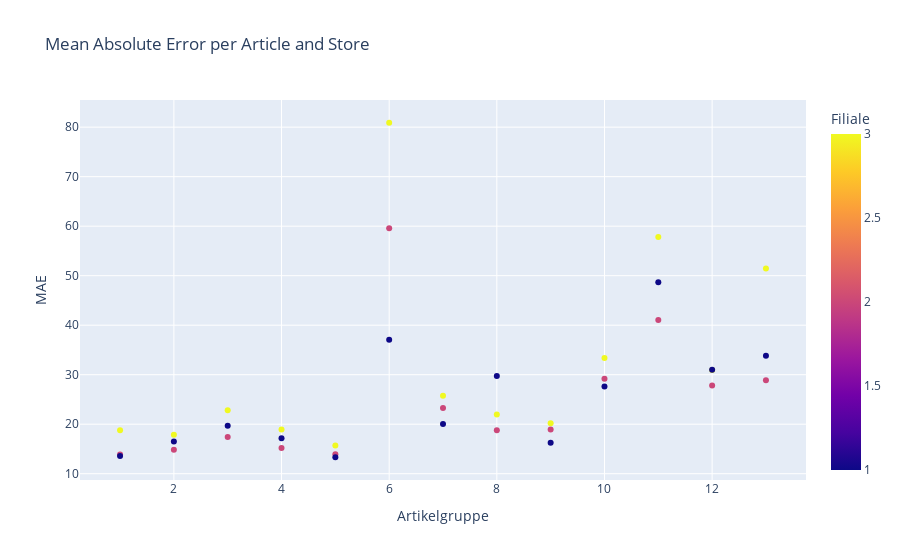

The notebook cell this image was saved under:
### Markdown cell above
Let's have a look at which group of articles is being predicted best and worst by the naive model

### Code cell
sns.boxplot(x = 'Artikelgruppe', y = 'MAE', data=naive_model_performance,orient='v')
plt.title('Mean Absolute Error per Article');

px.scatter(data_frame=naive_model_performance, x='Artikelgruppe', y= 'MAE',color='Filiale',title='Mean Absolute Error per Article and Store' )

### Figure 1 — Plotly figure (JSON) as saved in the notebook; plotly's stock layout.template omitted (floating-point values rounded to 4 significant figures)
{"data": [{"hovertemplate": "Artikelgruppe=%{x}<br>MAE=%{y}<br>Filiale=%{marker.color}<extra></extra>", "legendgroup": "", "marker": {"color": [2, 2, 2, 2, 2, 2, 2, 2, 2, 2, 2, 2, 2, 3, 3, 3, 3, 3, 3, 3, 3, 3, 3, 3, 3, 3, 1, 1, 1, 1, 1, 1, 1, 1, 1, 1, 1, 1, 1], "coloraxis": "coloraxis", "symbol": "circle"}, "mode": "markers", "name": "", "orientation": "v", "showlegend": false, "type": "scatter", "x": [1, 2, 8, 5, 9, 11, 4, 12, 3, 7, 6, 13, 10, 1, 2, 8, 5, 9, 11, 4, 12, 3, 7, 6, 13, 10, 1, 2, 8, 5, 9, 11, 4, 12, 3, 7, 6, 13, 10], "xaxis": "x", "y": [13.86, 14.86, 18.76, 13.92, 18.92, 41.06, 15.18, 27.82, 17.42, 23.3, 59.56, 28.9, 29.16, 18.77, 17.85, 21.94, 15.7, 20.18, 57.82, 18.93, 30.95, 22.8, 25.75, 80.89, 51.44, 33.36, 13.59, 16.51, 29.75, 13.32, 16.25, 48.66, 17.17, 31.0, 19.7, 20.03, 37.05, 33.85, 27.6], "yaxis": "y"}], "layout": {"coloraxis": {"colorbar": {"title": {"text": "Filiale"}}, "colorscale": [[0, "#0d0887"], [0.1111, "#46039f"], [0.2222, "#7201a8"], [0.3333, "#9c179e"], [0.4444, "#bd3786"], [0.5556, "#d8576b"], [0.6667, "#ed7953"], [0.7778, "#fb9f3a"], [0.8889, "#fdca26"], [1, "#f0f921"]]}, "legend": {"tracegroupgap": 0}, "title": {"text": "Mean Absolute Error per Article and Store"}, "xaxis": {"anchor": "y", "domain": [0, 1], "title": {"text": "Artikelgruppe"}}, "yaxis": {"anchor": "x", "domain": [0, 1], "title": {"text": "MAE"}}}}
